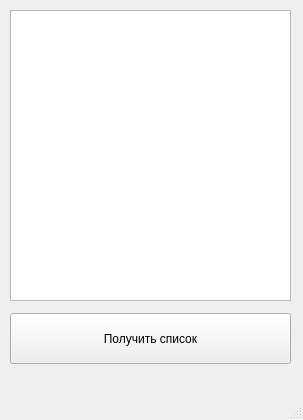
<?xml version="1.0" encoding="UTF-8"?>
<ui version="4.0">
 <class>MainWindow</class>
 <widget class="QMainWindow" name="MainWindow">
  <property name="geometry">
   <rect>
    <x>0</x>
    <y>0</y>
    <width>303</width>
    <height>420</height>
   </rect>
  </property>
  <property name="windowTitle">
   <string>MainWindow</string>
  </property>
  <widget class="QWidget" name="centralwidget">
   <widget class="QPushButton" name="pushButton">
    <property name="geometry">
     <rect>
      <x>10</x>
      <y>313</y>
      <width>281</width>
      <height>51</height>
     </rect>
    </property>
    <property name="text">
     <string>Получить список</string>
    </property>
   </widget>
   <widget class="QListWidget" name="listWidget">
    <property name="geometry">
     <rect>
      <x>10</x>
      <y>10</y>
      <width>281</width>
      <height>291</height>
     </rect>
    </property>
   </widget>
  </widget>
  <widget class="QMenuBar" name="menubar">
   <property name="geometry">
    <rect>
     <x>0</x>
     <y>0</y>
     <width>303</width>
     <height>22</height>
    </rect>
   </property>
  </widget>
  <widget class="QStatusBar" name="statusbar"/>
 </widget>
 <resources/>
 <connections/>
</ui>
